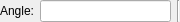
<ui version="4.0" >
 <author></author>
 <comment></comment>
 <exportmacro></exportmacro>
 <class>QG_MoveRotateOptions</class>
 <widget class="QWidget" name="QG_MoveRotateOptions" >
  <property name="geometry" >
   <rect>
    <x>0</x>
    <y>0</y>
    <width>180</width>
    <height>22</height>
   </rect>
  </property>
  <property name="sizePolicy" >
   <sizepolicy>
    <hsizetype>4</hsizetype>
    <vsizetype>5</vsizetype>
    <horstretch>0</horstretch>
    <verstretch>0</verstretch>
   </sizepolicy>
  </property>
  <property name="minimumSize" >
   <size>
    <width>160</width>
    <height>22</height>
   </size>
  </property>
  <property name="maximumSize" >
   <size>
    <width>180</width>
    <height>22</height>
   </size>
  </property>
  <layout class="QHBoxLayout" >
   <property name="margin" >
    <number>0</number>
   </property>
   <property name="spacing" >
    <number>6</number>
   </property>
   <item>
    <widget class="QLabel" name="lAngle" >
     <property name="sizePolicy" >
      <sizepolicy>
       <hsizetype>1</hsizetype>
       <vsizetype>5</vsizetype>
       <horstretch>0</horstretch>
       <verstretch>0</verstretch>
      </sizepolicy>
     </property>
     <property name="text" >
      <string>Angle:</string>
     </property>
    </widget>
   </item>
   <item>
    <widget class="QLineEdit" name="leAngle" >
     <property name="toolTip" >
      <string>Rotation angle</string>
     </property>
    </widget>
   </item>
   <item>
    <widget class="Line" name="sep1" >
     <property name="sizePolicy" >
      <sizepolicy>
       <hsizetype>0</hsizetype>
       <vsizetype>1</vsizetype>
       <horstretch>0</horstretch>
       <verstretch>0</verstretch>
      </sizepolicy>
     </property>
     <property name="frameShape" >
      <enum>QFrame::VLine</enum>
     </property>
     <property name="frameShadow" >
      <enum>QFrame::Sunken</enum>
     </property>
     <property name="orientation" >
      <enum>Qt::Vertical</enum>
     </property>
    </widget>
   </item>
  </layout>
 </widget>
 <pixmapfunction></pixmapfunction>
 <resources/>
 <connections/>
</ui>
